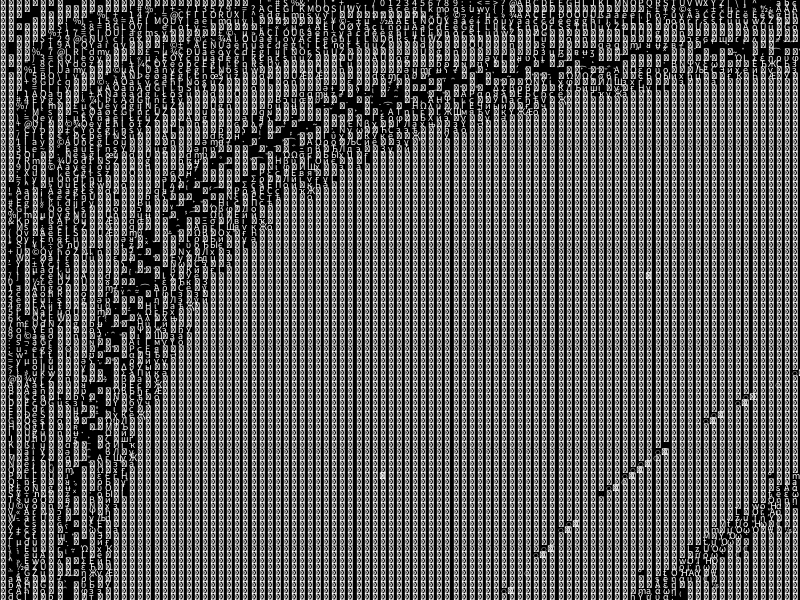
Frame 1 (no input)
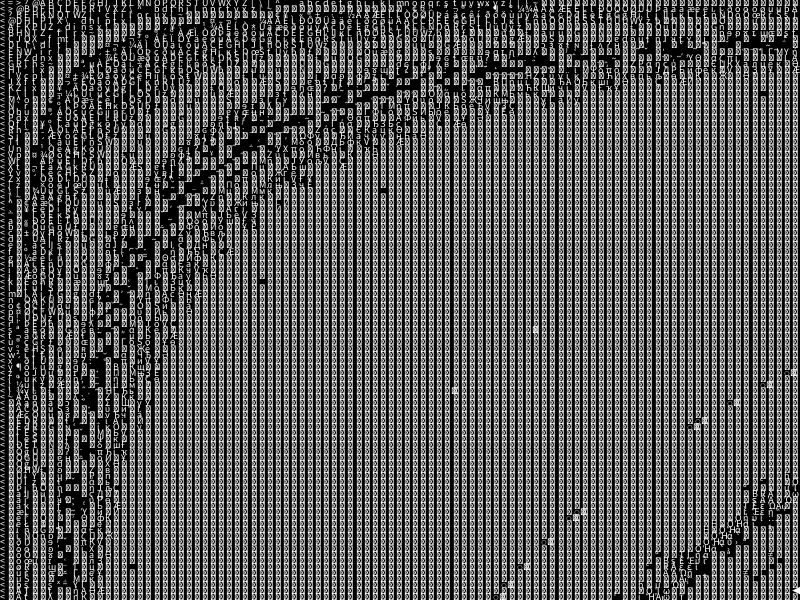
Frame 60 (the mouse pressed at the canvas centre just before this capture)
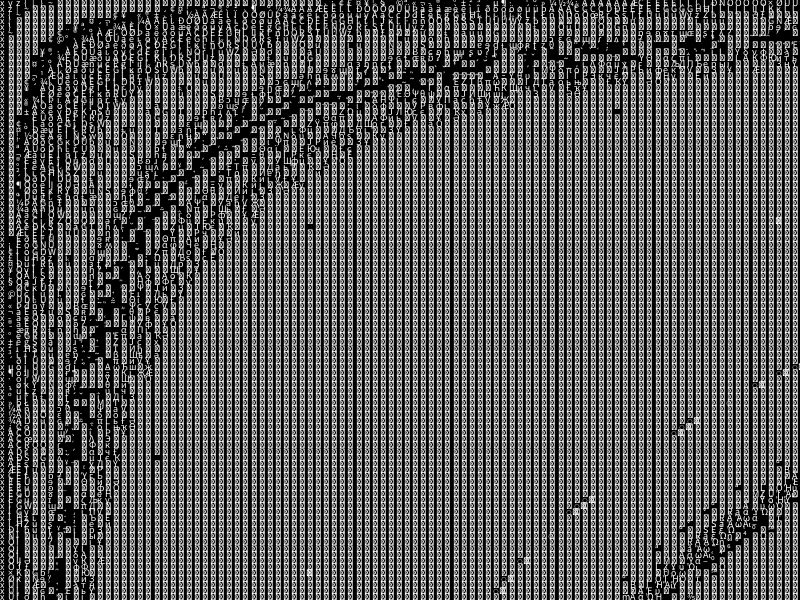
Frame 120 (the mouse held since frame 60 and released just before this capture)

The Processing sketch that drew these frames (run headless with seeded random() and noise(); from frame 60 on, the mouse is pressed at the canvas centre):

// Processing sketch: sketch_160114h
// ── sketch_160114h.pde
void setup() {
  size(800, 600);
}
void draw() {
  background(0);
  fill(255);  //colour to white

  textSize(10);
  for (int y= 0; y<100; y++) { //0-9
    for (int x= 0; x<100; x++) { //0-9
      text(
        char(x*y+frameCount), 
        map(x, 0, 99, 0, width), 
        map(y, 0, 99, 0, height)
        );
    }
  }
}
